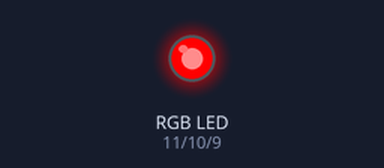
The sketch below on a simulated Arduino Uno, built with avr-gcc and run on an emulated ATmega328P. Parts: an RGB LED mixed from three pins (HIGH = lit).

Above: at 0.5 s.
At 1.5 s:
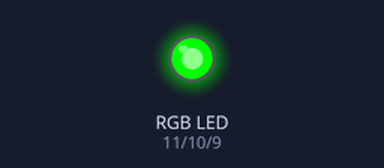
At 2.5 s:
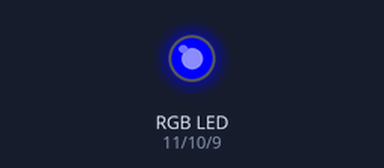
At 3.5 s:
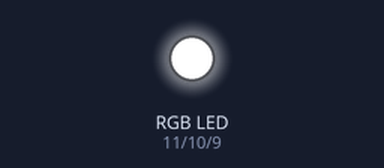
Timing chart, 0 to 5.2 s (numbered marks = the images above):
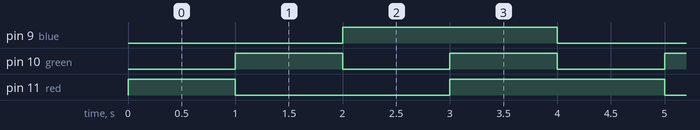

The sketch:

_PROYECT_LED_RGB.ino
```cpp
// Daniel Seijas Iglesias <seijasdeveloper@gmail.com>

int red = 11;
int green = 10;
int blue = 9;

void setup() {
  pinMode(red, OUTPUT);
  pinMode(green, OUTPUT);
  pinMode(blue, OUTPUT);

}

void loop() {

  color(255, 0, 0);  // red one second
  delay(1000);

  color(0, 255, 0);  // green one second
  delay(1000);

  color(0, 0, 255);  // blue one second
  delay(1000);

  color(255, 255, 255);    // nothing one second
  delay(1000);
}

void color(int r, int g, int b) {
  analogWrite(red, r);
  analogWrite(green, g);
  analogWrite(blue, b);
}
```

Measured:
- by itself, pin 9 (blue): alternates HIGH for 2.0 s and LOW for 2.0 s
- by itself, pin 10 (green): alternates HIGH for 1.0 s and LOW for 1.0 s
- by itself, pin 11 (red): repeats every 4.0 s: LOW 2.0 s, HIGH 2.0 s
